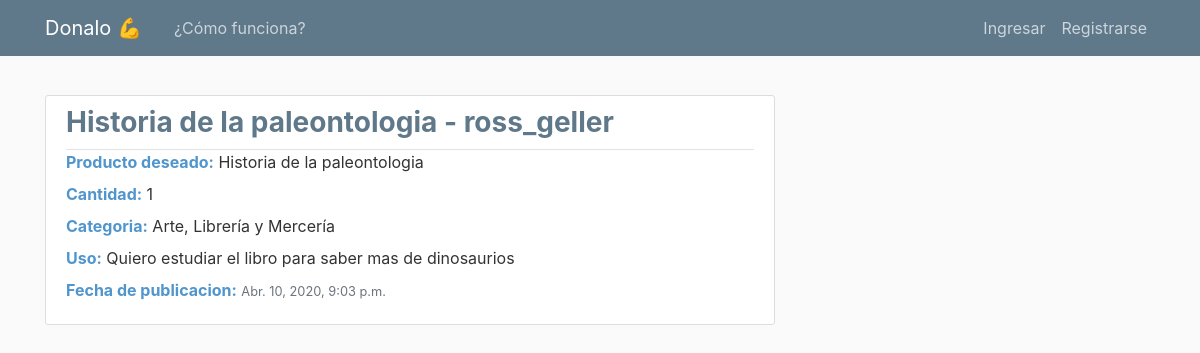
Screenshot of /post/46/ with the database file from the repository.
### blog/models.py (models this page shows, shortened)
class Post(models.Model):
    categoria = models.CharField(max_length=100, choices=CATEGORIAS_OPCIONES,
    default='otras categorias',verbose_name = "Categoria")
    title = ''
    producto = models.CharField(max_length=100,verbose_name = "Descripción")
    cantidad = models.IntegerField(verbose_name = "Cantidad")
    contenido = models.TextField(max_length=300,verbose_name = "Que uso pensas darle?")
    date_posted = models.DateTimeField(default=timezone.now)
    author = models.ForeignKey(User, on_delete=models.CASCADE)

### blog/views.py (the view)
# urls.py: path('post/<int:pk>/', PostDetailView.as_view(), name='post-detail'),
class PostDetailView(DetailView):
    model = Post

### blog/templates/blog/post_detail.html (shortened to what this page needs)
{% extends 'blog/base.html' %}
{% block content %}
    <article>
      <div class="editar-post">
        <div class="home">
            <article class="media content-section">
              <div class="media-body">
                <div class="article-metadata">
                  <h3><strong>{{ post.producto }}{% if post.cantidad > 1 %}s{% endif %} - {{ post.author }}</strong><h3>
                </div>
                <p><span class="titles"><strong>Producto deseado:</strong></span> {{ post.producto }}</p>
                <p><span class="titles"><strong>Cantidad:</strong></span> {{ post.cantidad }}</p>
                <p><span class="titles"><strong>Categoria:</strong></span> {{ post.categoria }}</p>
                <p><span class="titles"><strong>Uso:</strong></span> {{ post.contenido }}</p>
                <p><span class="titles"><strong>Fecha de publicacion:</strong></span> <small class="text-muted">{{ post.date_posted }}</small></p>
              </div>
            </article>
    </article>
{% endblock content %}

### blog/static/blog/main.css (style rules this page uses)
body { background: #fafafa; color: #333333; margin-top: 5rem; }
h1, h2, h3, h4, h5, h6 { color: #444444; }
.content-section { background: #ffffff; padding: 10px 20px; border: 1px solid #dddddd; border-radius: 3px; margin-bottom: 20px; }
.article-metadata { padding-bottom: 1px; margin-bottom: 4px; border-bottom: 1px solid #e3e3e3 }
.titles { color: #5095cc !important; }
.home p { line-height: 1; }
.home h3 { color:#5f788a; }
.editar-post { margin-top: 15px; }

### rows the page displays
Post: producto "Historia de la paleontologia", author "ross_geller", cantidad "1", categoria "Arte, Librería y Mercería", contenido "Quiero estudiar el libro para saber mas de dinosaurios", date_posted "Abr. 10, 2020, 9:03 p.m."
